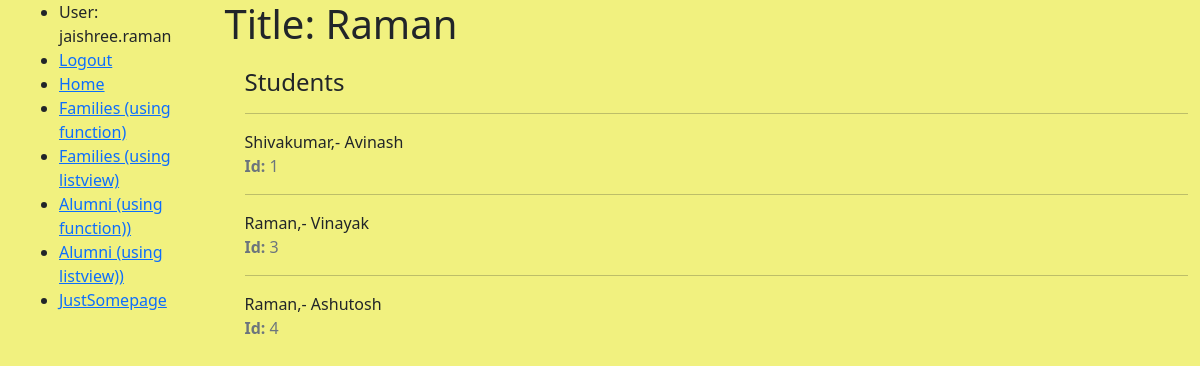
Before: /jralumniarchive/familygc/1 (signed in) with the older database file.
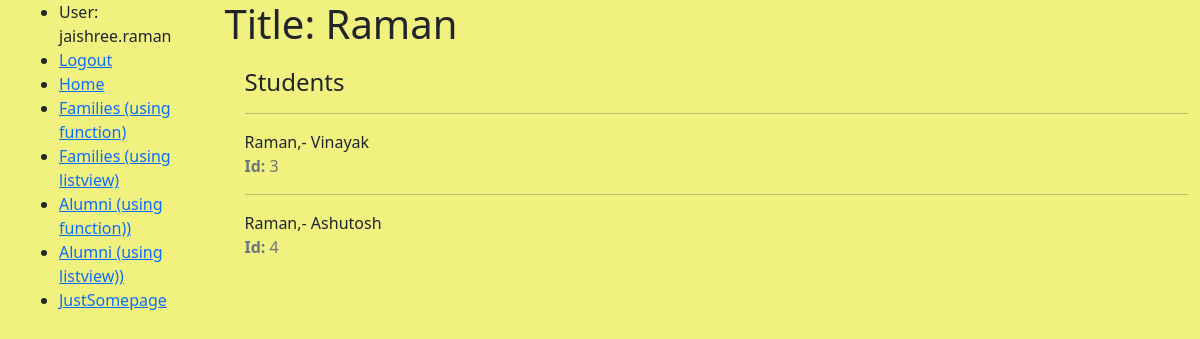
After: the same page with the newer database file.
### jralumniarchive/models.py (models this page shows, shortened)
class Student(models.Model):
    lastname = models.CharField(max_length=200, help_text='Enter Last Name')
    firstname = models.CharField(max_length=200, help_text='Enter First Name')
    nickname = models.CharField(max_length=200, help_text='Enter NickName')
    addr1 = models.CharField(max_length=200, help_text='Enter Addr Line 1')
    addr2 = models.CharField(max_length=200, help_text='Enter Addr Line 2')
    city = models.CharField(max_length=200, help_text='Enter Addr City')
    state = models.CharField(max_length=200, help_text='Enter Addr State')
    zip = models.CharField(max_length=10, help_text='Enter Addr Zip')
    birthdate = models.DateField
    phone1 = models.CharField(max_length=100, help_text='Enter Phone')
    emailaddr = models.EmailField(max_length=200, null=True)
    createdby = models.ForeignKey(settings.AUTH_USER_MODEL, on_delete=models.CASCADE,null=True)
    created_date = models.DateTimeField(default=timezone.now, blank=True, null=True)
    verified_date = models.DateTimeField(blank=True, null=True)
    @property
    def lnamefname(self):
        return "%s,- %s" % (self.lastname, self.firstname)

### jralumniarchive/views.py (the view)
# urls.py: path('familygc/<int:pk>', views.FamilyDetailView.as_view(), name='alumnifamily-detailgc'),
class FamilyDetailView(LoginRequiredMixin,DetailView):
    model = AlumniFamily
    template_name = "viewshtmls/alumnifamily_detail.html"
    login_url = '/login/'
    redirect_field_name = 'redirect_to'
    def get_context_data(self, **kwargs):
        context = super(FamilyDetailView, self).get_context_data(**kwargs)
        return context

### jralumniarchive/templates/viewshtmls/alumnifamily_detail.html (shortened to what this page needs)
{% extends 'viewshtmls/base.html' %}
{% block content %}
  <h1>Title: {{ alumnifamily.familyName }} {{additional_data}}</h1>
  <div style="margin-left:20px;margin-top:20px">
    <h4>Students</h4>
    {% for student in alumnifamily.student.all %}
      <hr>
            {{ student.lnamefname }}
      <p class="text-muted"><strong>Id:</strong> {{ student.id }}</p>
    {% endfor %}
  </div>
{% endblock %}

Changed rows visible on the page:
removed Student: lnamefname "Shivakumar,- Avinash", id "1"
